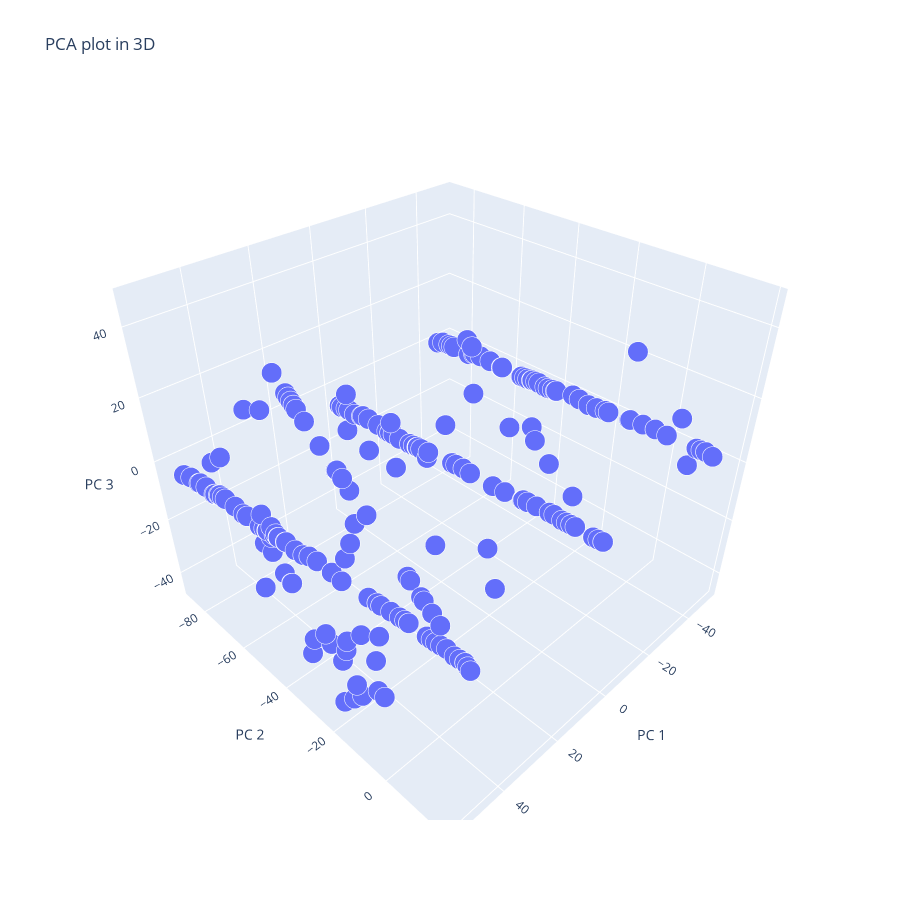

The cell this chart's notebook holds for it:
### Code cell
PCAplot3D(X)

### Figure 1 — Plotly figure (JSON) as saved in the notebook; plotly's stock layout.template omitted (floating-point values rounded to 4 significant figures; data arrays with more than 128 entries replaced by an {"elided": "..."} marker saying what was removed)
{"data": [{"hovertemplate": "PC 1=%{x}<br>PC 2=%{y}<br>PC 3=%{z}<br>size=%{marker.size}<extra></extra>", "legendgroup": "", "marker": {"color": "#636efa", "opacity": 1, "size": {"elided": "2506 float values"}, "sizemode": "area", "sizeref": 0.00025, "symbol": "circle"}, "mode": "markers", "name": "", "scene": "scene", "showlegend": false, "type": "scatter3d", "x": {"elided": "2506 float values"}, "y": {"elided": "2506 float values"}, "z": {"elided": "2506 float values"}}], "layout": {"height": 900, "legend": {"itemsizing": "constant", "tracegroupgap": 0}, "scene": {"domain": {"x": [0, 1], "y": [0, 1]}, "xaxis": {"title": {"text": "PC 1"}}, "yaxis": {"title": {"text": "PC 2"}}, "zaxis": {"title": {"text": "PC 3"}}}, "title": {"text": "PCA plot in 3D"}, "width": 900}}
